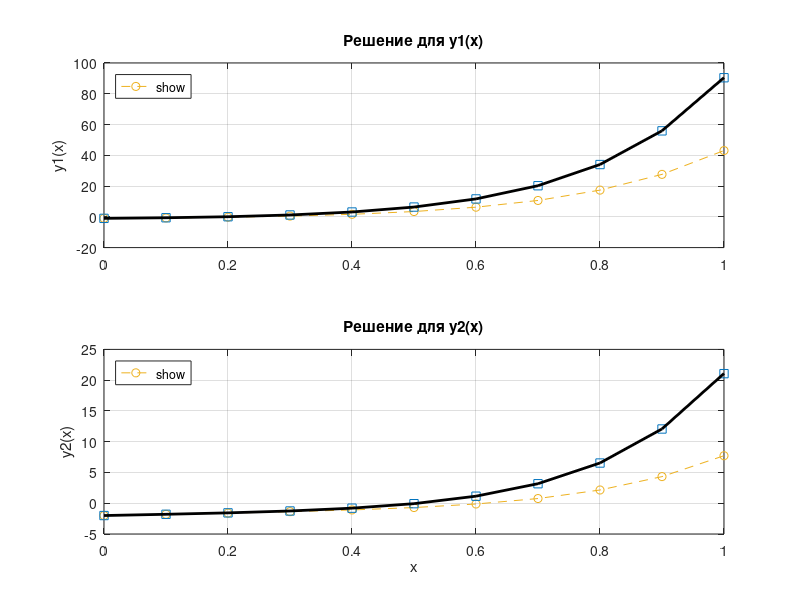

Here is the MATLAB script that generated this plot:
clear;
clc;
close all;

% y1' = 5*y1 - 3*y2 + 2*exp(3x)
% y2' = y1 + y2 + 5*exp(-x)

f1 = @(x, y1, y2) 5*y1 - 3*y2 + 2*exp(3*x);
f2 = @(x, y1, y2) y1 + y2 + 5*exp(-x);

% Точное решение для сравнения
y1_exact_fun = @(x) exp(2*x) + 3*exp(4*x) - exp(-x) - 4*exp(3*x);
y2_exact_fun = @(x) exp(2*x) + exp(4*x) - 2*exp(-x) - 2*exp(3*x);


x_start = 0.0;
x_end = 1.0;
h = 0.1;
y0 = [-1; -2];

% Сетка для вычислений
x_span = x_start:h:x_end;
n_steps = length(x_span);

% Метод Эйлера
y_euler = zeros(2, n_steps); % Массив для результатов [y1; y2]
y_euler(:, 1) = y0;          % Записываем начальные условия

for i = 1:(n_steps - 1)
    x_i = x_span(i);
    y1_i = y_euler(1, i);
    y2_i = y_euler(2, i);
    
    % Вычисляем следующие значения по формулам Эйлера
    y_euler(1, i+1) = y1_i + h * f1(x_i, y1_i, y2_i);
    y_euler(2, i+1) = y2_i + h * f2(x_i, y1_i, y2_i);
end

% Метод Рунге-Кутта 4-го порядка
y_rk4 = zeros(2, n_steps);   % Массив для результатов [y1; y2]
y_rk4(:, 1) = y0;            % Записываем начальные условия

for i = 1:(n_steps - 1)
    x_i = x_span(i);
    y1_i = y_rk4(1, i);
    y2_i = y_rk4(2, i);
    
    % Вычисляем коэффициенты для y1 и y2
    k1 = h * f1(x_i, y1_i, y2_i);
    p1 = h * f2(x_i, y1_i, y2_i);
    
    k2 = h * f1(x_i + h/2, y1_i + k1/2, y2_i + p1/2);
    p2 = h * f2(x_i + h/2, y1_i + k1/2, y2_i + p1/2);
    
    k3 = h * f1(x_i + h/2, y1_i + k2/2, y2_i + p2/2);
    p3 = h * f2(x_i + h/2, y1_i + k2/2, y2_i + p2/2);
    
    k4 = h * f1(x_i + h, y1_i + k3, y2_i + p3);
    p4 = h * f2(x_i + h, y1_i + k3, y2_i + p3);
    
    % Вычисляем следующие значения
    y_rk4(1, i+1) = y1_i + (k1 + 2*k2 + 2*k3 + k4) / 6;
    y_rk4(2, i+1) = y2_i + (p1 + 2*p2 + 2*p3 + p4) / 6;
end

% Вычисление точных значений
y1_exact_vals = y1_exact_fun(x_span);
y2_exact_vals = y2_exact_fun(x_span);

% Вывод результатов в командное окно
fprintf('Результаты численного решения\n');
fprintf('--------------------------------------------------------------------------------------------\n');
fprintf('%5s | %15s | %15s | %15s | %15s | %15s | %15s\n', 'x', 'y1 (Эйлер)', 'y2 (Эйлер)', 'y1 (Р-К 4)', 'y2 (Р-К 4)', 'y1 (Точное)', 'y2 (Точное)');
fprintf('--------------------------------------------------------------------------------------------\n');

for i = 1:n_steps
    fprintf('%5.2f | %10.4f | %10.4f | %10.4f | %10.4f | %10.4f | %10.4f\n', ...
        x_span(i), y_euler(1,i), y_euler(2,i), y_rk4(1,i), y_rk4(2,i), y1_exact_vals(i), y2_exact_vals(i));
end
fprintf('--------------------------------------------------------------------------------------------\n');


% Построение графиков
figure('Name', 'Сравнение численных методов', 'NumberTitle', 'off');

% График для y1(x)
subplot(2, 1, 1);
hold on;
plot(x_span, y_euler(1,:), 'o--', 'DisplayName', 'Метод Эйлера', 'Color', [0.9290 0.6940 0.1250]);
plot(x_span, y_rk4(1,:), 's-', 'DisplayName', 'Метод Рунге-Кутта 4', 'Color', [0 0.4470 0.7410]);
plot(x_span, y1_exact_vals, '-', 'DisplayName', 'Точное решение', 'Color', 'black', 'LineWidth', 2);
title('Решение для y1(x)');
ylabel('y1(x)');
legend('show', 'Location', 'northwest');
grid on;
box on;
hold off;

% График для y2(x)
subplot(2, 1, 2);
hold on;
plot(x_span, y_euler(2,:), 'o--', 'DisplayName', 'Метод Эйлера', 'Color', [0.9290 0.6940 0.1250]);
plot(x_span, y_rk4(2,:), 's-', 'DisplayName', 'Метод Рунге-Кутта 4', 'Color', [0 0.4470 0.7410]);
plot(x_span, y2_exact_vals, '-', 'DisplayName', 'Точное решение', 'Color', 'black', 'LineWidth', 2);
title('Решение для y2(x)');
xlabel('x');
ylabel('y2(x)');
legend('show', 'Location', 'northwest');
grid on;
box on;
hold off;